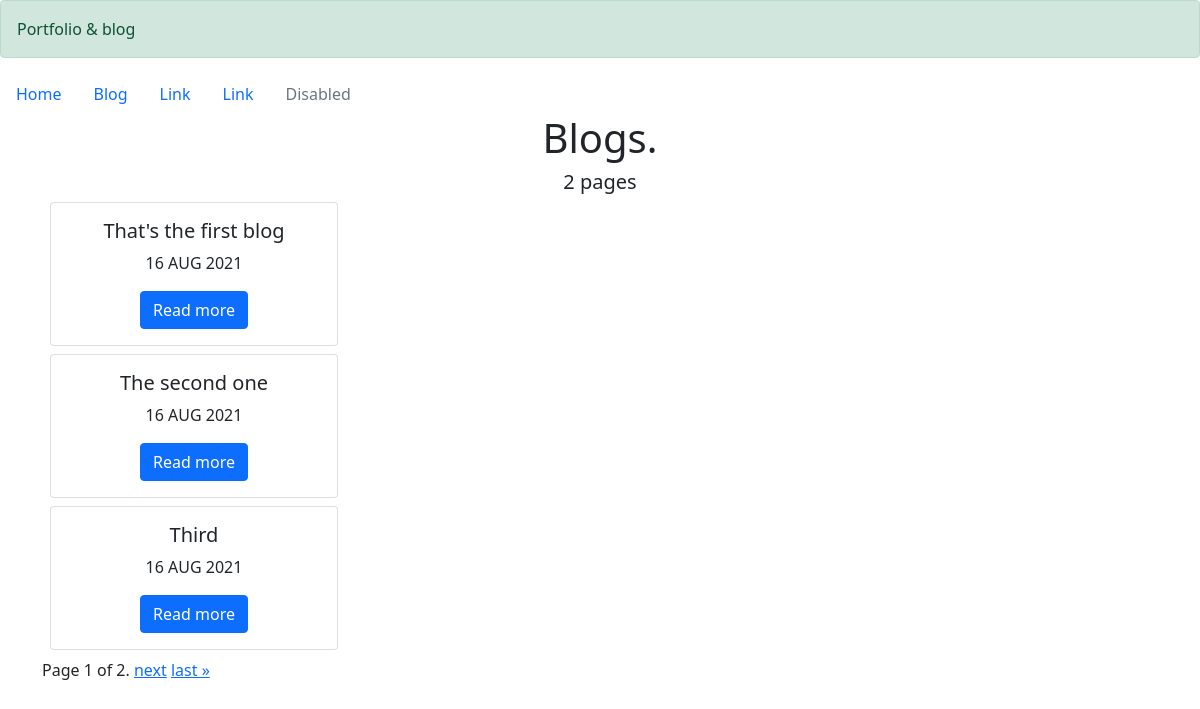
Screenshot of /blog/ with the database file from the repository.
### blog/models.py (models this page shows, shortened)
class Post(models.Model):
    title       = models.CharField(max_length=155)
    description = models.TextField()
    created_at  = models.DateField()

### blog/views.py (the view)
# urls.py: path('', BlogPostView.as_view(), name = 'all_blogs'),
class BlogPostView(View):
    def get(self, request):
        items_per_page = 3
        page = int(request.GET.get('page', 1))
        posts = Post.objects.order_by('-created_at')
        paginator = Paginator(posts, items_per_page)
        page      = paginator.get_page(page)
        return render(
            request,
            'blog/all_blogs.html',
            {'page': page}
        )

### blog/templates/blog/all_blogs.html (shortened to what this page needs)
{% extends 'portfolio/base.html' %}
{% block content %}
    <div class="container text-center">
      <h1>Blogs.</h1>
      <h5>{{page.paginator.num_pages}} page{{ page.paginator.num_pages | pluralize}}</h5>
      {% for p in page %}
      <div class="card m-2" style="width: 18rem;">
        <div class="card-body">
          <h5 class="card-title">{{ p.title }}</h5>
          <p class="card-text">{{ p.created_at | date:'d M Y' | upper }}</p>
          <a href="{% url 'blog:read-more' p.id %}" class="btn btn-primary">Read more</a>
        </div>
       </div>
        {% empty %}
        <div>No articles yet.</div>
        {% endfor %}
        <div class="pagination">
          <span class="step-links">
              <span class="current">
                  Page {{ page.number }} of {{ page.paginator.num_pages }}.
              </span>
              {% if page.has_next %}
                  <a href="?page={{ page.next_page_number }}">next</a>
                  <a href="?page={{ page.paginator.num_pages }}">last &raquo;</a>
              {% endif %}
          </span>
        </div>
      </div>
{% endblock %}

### rows the page displays
Post: title "That's the first blog", created_at "16 AUG 2021"
Post: title "The second one", created_at "16 AUG 2021"
Post: title "Third", created_at "16 AUG 2021"

### other values shown
{{ page.paginator.num_pages }} "2"
{{ page.paginator.num_pages | pluralize }} "s"
{{ page.number }} "1"
